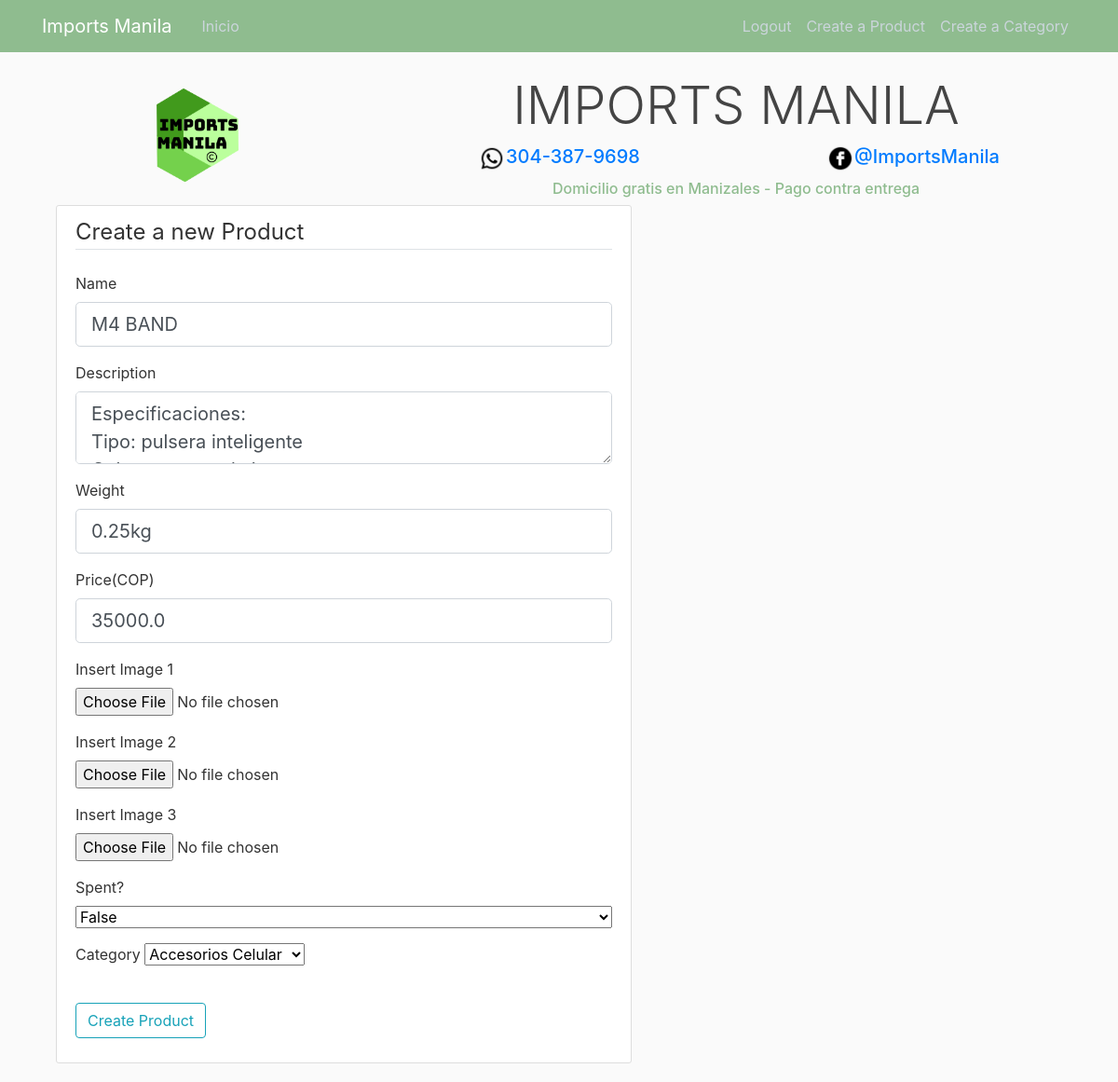
/product/1/update (signed in), run on an earlier commit of the app's database.
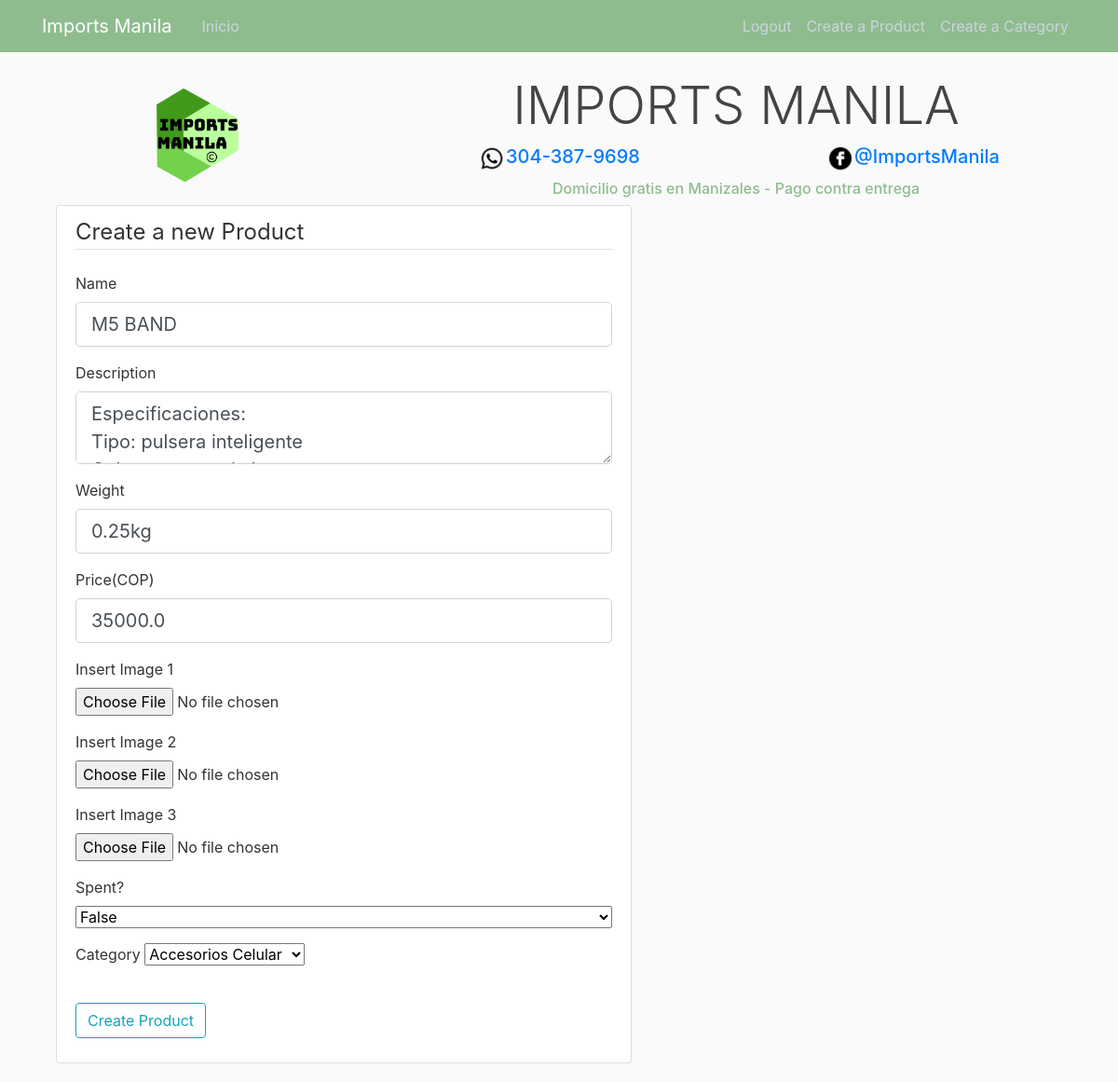
And on a later commit of the database.
### app_ecommerce/models.py (models this page shows, shortened)
class Product(db.Model):
    id = db.Column(db.Integer, primary_key=True)
    name = db.Column(db.String(80),unique=True, nullable=False)
    description = db.Column(db.String(2500),nullable=False)
    weight = db.Column(db.String(10), nullable=False,default='1Kg')
    price = db.Column(db.Float(10), nullable=False,default=3.1)
    image_file1 = db.Column(db.String(20),nullable=False,default='defaultProduct.jpg')
    image_file2 = db.Column(db.String(20), nullable=False, default='defaultProduct.jpg')
    image_file3 = db.Column(db.String(20), nullable=False, default='defaultProduct.jpg')
    category = db.Column(db.Integer, db.ForeignKey('category.id'),nullable=False)
    spent = db.Column(db.Boolean, default=False, nullable=False)

### app_ecommerce/products/routes.py (the view)
@products.route('/product/<int:product_id>/update',methods=['GET','POST'])
@login_required
def update_product(product_id):
    p = Product.query.get_or_404(product_id)
    form = ProductsForm()
    form.category.choices = get_categories_allowed()
    if form.validate_on_submit():
        img1 = p.image_file1
        img2 = p.image_file2
        img3 = p.image_file3
        if form.image1.data:
            delete_image_file(img1)
            img1 = save_picture(form.image1.data,'product_pics')
        if form.image2.data:
            delete_image_file(img2)
            img2 = save_picture(form.image2.data,'product_pics')
        if form.image3.data:
            delete_image_file(img3)
            img3 = save_picture(form.image3.data,'product_pics')
        cate = Category.query.get(form.category.data)
        p.name=form.name.data
        p.description=form.description.data
        p.weight=form.weight.data
        p.price=form.price.data
        p.cate=cate
        p.image_file1=img1
        p.image_file2=img2
        p.image_file3=img3
        p.spent = 1 if form.spent.data == True or form.spent.data == "True" else 0
        db.session.commit()
        flash(f'Your product has been updated','success')
        return redirect(url_for('main.home'))
    elif request.method == 'GET':
        form.name.data = p.name
        form.description.data = p.description
        form.weight.data = p.weight
        form.price.data = p.price
        form.spent.data = "True" if p.spent else "False"
    return render_template('create_product.html', title='Update Product', form=form, legend='Update Product')

### app_ecommerce/products/forms.py
class ProductsForm(FlaskForm):
    name = StringField('Name', validators=[DataRequired(),Length(min=2,max=80)])
    description = TextAreaField('Description', validators=[DataRequired(),Length(min=2,max=2500 )])
    weight = StringField('Weight',validators=[DataRequired()])
    price = FloatField('Price(COP)', validators=[DataRequired()])
    image1 = FileField('Insert Image 1',validators=[FileAllowed(['jpg','png'])])
    image2 = FileField('Insert Image 2',validators=[FileAllowed(['jpg', 'png'])])
    image3 = FileField('Insert Image 3',validators=[FileAllowed(['jpg', 'png'])])
    category = NonValidatingSelectField('Category',choices=get_categories_allowed())
    spent = NonValidatingSelectField('Spent?',choices=[ (False, 'False'),(True, 'True') ])
    submit = SubmitField('Create Product')

### app_ecommerce/categories/utils.py (called while the page is built)
def get_categories_allowed():
    categories = Category.query.all()
    output = []
    for cat in categories:
        if len(cat.subCategories) == 0:
            output.append((cat.id,cat.name))
    return output

### app_ecommerce/models.py (called while the page is built)
@login_manager.user_loader
def load_user(user_id):
    return User.query.get(int(user_id))

### app_ecommerce/templates/create_product.html (shortened to what the changed rows need)
{% extends 'layout.html' %}
{% block content %}
    <div class="col-md-7">
        <div class="content-section">
            <form method="POST" action="" enctype="multipart/form-data">
                <fieldset class="form-group">
                    <div class="form-group">
                        {{ form.name.label(class="form-control-label")}}
                        {% if form.name.errors %}
                            {{ form.name(class="form-control form-control-lg is-invalid")}}
                            <div class="invalid-feedback">
                                {% for error in form.name.errors %}
                                    <span>{{ error }}</span>
                                {% endfor %}
                            </div>
                        {% else %}
                            {{ form.name(class="form-control form-control-lg")}}
                        {% endif %}
                    </div>
                    <div class="form-group">
                        {{ form.description.label(class="form-control-label")}}
                        {% if form.description.errors %}
                            {{ form.description(class="form-control form-control-lg is-invalid")}}
                            <div class="invalid-feedback">
                                {% for error in form.description.errors %}
                                    <span>{{ error }}</span>
                                {% endfor %}
                            </div>
                        {% else %}
                            {{ form.description(class="form-control form-control-lg")}}
                        {% endif %}
                    </div>
                    <div class="form-group">
                        {{ form.weight.label(class="form-control-label")}}
                        {% if form.weight.errors %}
                            {{ form.weight(class="form-control form-control-lg is-invalid")}}
                            <div class="invalid-feedback">
                                {% for error in form.weight.errors %}
                                    <span>{{ error }}</span>
                                {% endfor %}
                            </div>
                        {% else %}
                            {{ form.weight(class="form-control form-control-lg")}}
                        {% endif %}
                    </div>
                    <div class="form-group">
                        {{ form.price.label(class="form-control-label")}}
                        {% if form.price.errors %}
                            {{ form.price(class="form-control form-control-lg is-invalid")}}
                            <div class="invalid-feedback">
                                {% for error in form.price.errors %}
                                    <span>{{ error }}</span>
                                {% endfor %}
                            </div>
                        {% else %}
                            {{ form.price(class="form-control form-control-lg")}}
                        {% endif %}
                    </div>
                    <div class="form-group">
                        {{ form.spent.label()}}
                        {{ form.spent(class='form-control-file')}}
                    </div>
                    <div class="form-group">
                    {{ form.category.label(class="form-control-label")}}
                    {{ form.category(class="form-control-label")}}
                    </div>
                </fieldset>
            </form>
        </div>
    </div>
{% endblock content %}

What changed in the data, as far as the page shows it:
changed Product "0.25kg": name "M4 BAND" → "M5 BAND"
